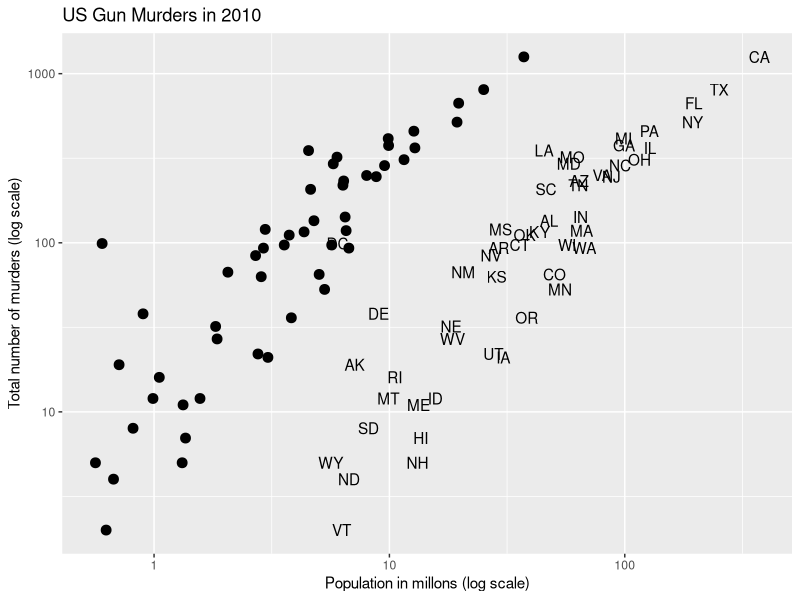

Here is the R script that generated this plot:
# Scatter Plot on murders data

library(dslabs)
library(ggplot2)
library(dplyr)

# first associate the graph with the data and create a data object
sp = ggplot(murders)
#class(sp)
#sp

# the first added layer is to define the Geometry (add size later)
sp = sp + geom_point(aes(x = population/10^6, y = total, size = 3))
#sp

# add the layer geom_text (add nudge_x later)
sp = sp + geom_text(aes(population/10^6, total, label = abb), nudge_x = 1)
#sp

sp = ggplot(murders, aes(population/10^6, total, label = abb))
sp = sp + geom_point(size = 3)
sp = sp + geom_text(nudge_x = 1)
#sp

# local overrides global
#sp = sp + geom_text(aes(label = "Hello there!" ))
#sp

# scale axis to log10
#sp  = sp + scale_x_continuous(trans = "log10") + scale_y_continuous(trans = "log10")

# more efficient code
sp = sp + scale_x_log10() + scale_y_log10()

# adding labels
sp = sp + xlab("Population in millons (log scale)") + ylab("Total number of murders (log scale)") + ggtitle("US Gun Murders in 2010")
sp
